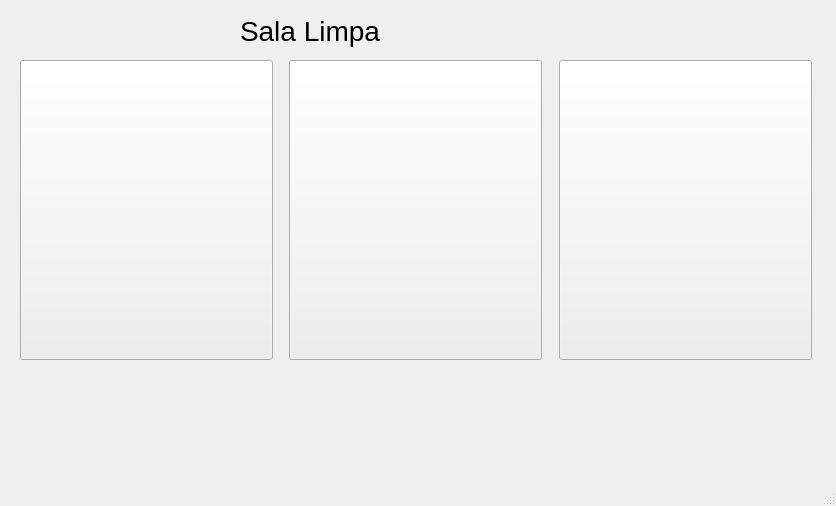
<?xml version="1.0" encoding="UTF-8"?>
<ui version="4.0">
 <class>MainWindow</class>
 <widget class="QMainWindow" name="MainWindow">
  <property name="geometry">
   <rect>
    <x>0</x>
    <y>0</y>
    <width>836</width>
    <height>506</height>
   </rect>
  </property>
  <property name="windowTitle">
   <string>MainWindow</string>
  </property>
  <widget class="QWidget" name="centralwidget">
   <widget class="OnOffButton" name="onOffButton_3">
    <property name="geometry">
     <rect>
      <x>20</x>
      <y>60</y>
      <width>253</width>
      <height>300</height>
     </rect>
    </property>
    <property name="toolTip">
     <string>OnOffButton Widget</string>
    </property>
    <property name="whatsThis">
     <string>SCADA OnOffButton</string>
    </property>
    <property name="TextTrue">
     <string/>
    </property>
    <property name="TextFalse">
     <string/>
    </property>
    <property name="PathImageTrue" stdset="0">
     <string>/home/scholl/Dropbox/Spyder/essa/images/opened-2.png</string>
    </property>
    <property name="PathImageFalse" stdset="0">
     <string>/home/scholl/Dropbox/Spyder/essa/images/closed-2.png</string>
    </property>
   </widget>
   <widget class="Display" name="display">
    <property name="geometry">
     <rect>
      <x>240</x>
      <y>10</y>
      <width>321</width>
      <height>41</height>
     </rect>
    </property>
    <property name="font">
     <font>
      <pointsize>21</pointsize>
      <weight>50</weight>
      <bold>false</bold>
     </font>
    </property>
    <property name="toolTip">
     <string>Display Widget</string>
    </property>
    <property name="whatsThis">
     <string>Display SCADA</string>
    </property>
    <property name="text">
     <string>Sala Limpa</string>
    </property>
   </widget>
   <widget class="Led" name="led_3">
    <property name="geometry">
     <rect>
      <x>101</x>
      <y>370</y>
      <width>91</width>
      <height>88</height>
     </rect>
    </property>
    <property name="toolTip">
     <string>Led Widget</string>
    </property>
    <property name="whatsThis">
     <string>Led SCADA</string>
    </property>
   </widget>
   <widget class="OnOffButton" name="onOffButton_4">
    <property name="geometry">
     <rect>
      <x>289</x>
      <y>60</y>
      <width>253</width>
      <height>300</height>
     </rect>
    </property>
    <property name="toolTip">
     <string>OnOffButton Widget</string>
    </property>
    <property name="whatsThis">
     <string>SCADA OnOffButton</string>
    </property>
    <property name="TextTrue">
     <string/>
    </property>
    <property name="TextFalse">
     <string/>
    </property>
    <property name="PathImageTrue" stdset="0">
     <string>/home/scholl/Dropbox/Spyder/essa/images/opened-2.png</string>
    </property>
    <property name="PathImageFalse" stdset="0">
     <string>/home/scholl/Dropbox/Spyder/essa/images/closed-2.png</string>
    </property>
   </widget>
   <widget class="Led" name="led_4">
    <property name="geometry">
     <rect>
      <x>370</x>
      <y>370</y>
      <width>91</width>
      <height>88</height>
     </rect>
    </property>
    <property name="toolTip">
     <string>Led Widget</string>
    </property>
    <property name="whatsThis">
     <string>Led SCADA</string>
    </property>
   </widget>
   <widget class="OnOffButton" name="onOffButton_5">
    <property name="geometry">
     <rect>
      <x>559</x>
      <y>60</y>
      <width>253</width>
      <height>300</height>
     </rect>
    </property>
    <property name="toolTip">
     <string>OnOffButton Widget</string>
    </property>
    <property name="whatsThis">
     <string>SCADA OnOffButton</string>
    </property>
    <property name="TextTrue">
     <string/>
    </property>
    <property name="TextFalse">
     <string/>
    </property>
    <property name="PathImageTrue" stdset="0">
     <string>/home/scholl/Dropbox/Spyder/essa/images/opened-2.png</string>
    </property>
    <property name="PathImageFalse" stdset="0">
     <string>/home/scholl/Dropbox/Spyder/essa/images/closed-2.png</string>
    </property>
   </widget>
   <widget class="Led" name="led_5">
    <property name="geometry">
     <rect>
      <x>640</x>
      <y>370</y>
      <width>91</width>
      <height>88</height>
     </rect>
    </property>
    <property name="toolTip">
     <string>Led Widget</string>
    </property>
    <property name="whatsThis">
     <string>Led SCADA</string>
    </property>
   </widget>
  </widget>
  <widget class="QMenuBar" name="menubar">
   <property name="geometry">
    <rect>
     <x>0</x>
     <y>0</y>
     <width>836</width>
     <height>29</height>
    </rect>
   </property>
  </widget>
  <widget class="QStatusBar" name="statusbar"/>
 </widget>
 <customwidgets>
  <customwidget>
   <class>Display</class>
   <extends>QLabel</extends>
   <header>display</header>
  </customwidget>
  <customwidget>
   <class>Led</class>
   <extends>QWidget</extends>
   <header>led</header>
  </customwidget>
  <customwidget>
   <class>OnOffButton</class>
   <extends>QPushButton</extends>
   <header>onOfButton</header>
  </customwidget>
 </customwidgets>
 <resources/>
 <connections/>
</ui>
